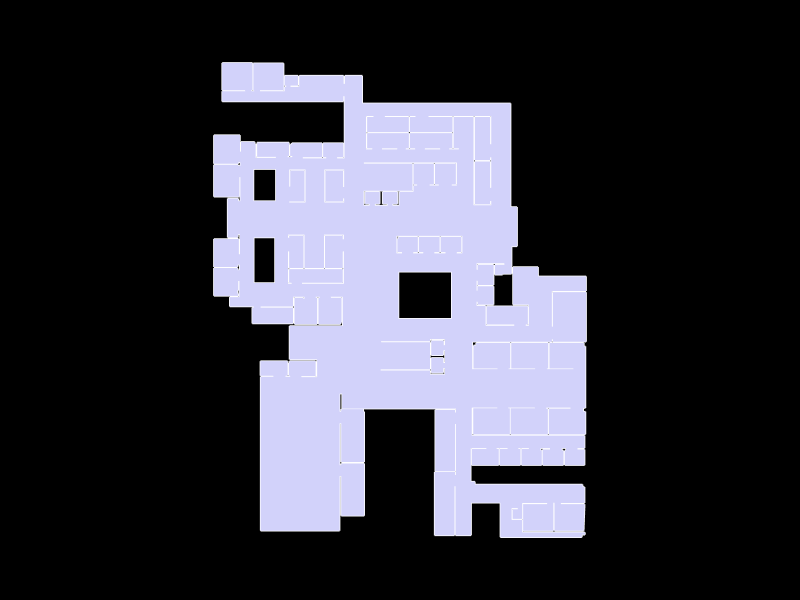

Notebook source saved alongside this figure:
### Markdown cell above
## 6. Show the geometry

### Code cell
Topology.Show(market,
              camera=[0,0,7],
              faceColor=[210,210,250],
              faceOpacity=1,
              edgeColor="white",
              edgeWidth=3,
              showVertices=False,
              backgroundColor="black",
              width=800,
              height=600,
              renderer = renderer)

### Figure 1 — Plotly figure (JSON) as saved in the notebook; plotly's stock layout.template omitted (floating-point values rounded to 4 significant figures; data arrays with more than 128 entries replaced by an {"elided": "..."} marker saying what was removed)
{"data": [{"hoverinfo": "text", "legendgroup": "2", "legendrank": 2, "line": {"color": "white", "dash": "solid", "width": 3}, "marker": {"size": 0}, "mode": "lines", "name": "1: Untitled (Edges)", "showlegend": false, "text": "", "type": "scatter3d", "x": {"elided": "1920 float values"}, "y": {"elided": "1920 float values"}, "z": {"elided": "1920 int values"}}, {"cmax": 1, "cmin": 0, "color": "#D2D2FA", "colorscale": [[0, "#440154"], [0.1111, "#482878"], [0.2222, "#3e4989"], [0.3333, "#31688e"], [0.4444, "#26828e"], [0.5556, "#1f9e89"], [0.6667, "#35b779"], [0.7778, "#6ece58"], [0.8889, "#b5de2b"], [1, "#fde725"]], "flatshading": true, "hoverinfo": "text", "hovertext": "", "i": {"elided": "662 int values"}, "j": {"elided": "662 int values"}, "k": {"elided": "662 int values"}, "legendgroup": "3", "legendrank": 3, "lighting": {"facenormalsepsilon": 0}, "name": "1: Untitled (Faces)", "opacity": 1, "showlegend": false, "showscale": false, "text": "", "type": "mesh3d", "x": {"elided": "640 float values"}, "y": {"elided": "640 float values"}, "z": {"elided": "640 int values"}}], "layout": {"autosize": true, "height": 600, "margin": {"b": 40, "l": 40, "r": 40, "t": 40}, "paper_bgcolor": "#000000", "plot_bgcolor": "#000000", "scene": {"aspectmode": "data", "camera": {"center": {"x": 0, "y": 0, "z": 0}, "eye": {"x": 0, "y": 0, "z": 7}, "projection": {"type": "perspective"}, "up": {"x": 0, "y": 1, "z": 0}}, "xaxis": {"visible": false}, "yaxis": {"visible": false}, "zaxis": {"visible": false}}, "showlegend": true, "width": 800, "xaxis": {"showgrid": false, "visible": false, "zeroline": false}, "yaxis": {"showgrid": false, "visible": false, "zeroline": false}}}
